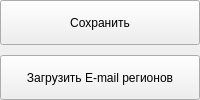
                       <widget class="QFrame" name="frame_11">
                        <property name="sizePolicy">
                         <sizepolicy hsizetype="Expanding" vsizetype="Preferred">
                          <horstretch>0</horstretch>
                          <verstretch>0</verstretch>
                         </sizepolicy>
                        </property>
                        <property name="maximumSize">
                         <size>
                          <width>600</width>
                          <height>16777215</height>
                         </size>
                        </property>
                        <property name="frameShape">
                         <enum>QFrame::NoFrame</enum>
                        </property>
                        <property name="frameShadow">
                         <enum>QFrame::Raised</enum>
                        </property>
                        <property name="lineWidth">
                         <number>0</number>
                        </property>
                        <layout class="QVBoxLayout" name="verticalLayout_29">
                         <property name="spacing">
                          <number>0</number>
                         </property>
                         <property name="leftMargin">
                          <number>0</number>
                         </property>
                         <property name="topMargin">
                          <number>0</number>
                         </property>
                         <property name="rightMargin">
                          <number>0</number>
                         </property>
                         <property name="bottomMargin">
                          <number>0</number>
                         </property>
                         <item>
                          <widget class="QPushButton" name="btn_save_emails_region">
                           <property name="sizePolicy">
                            <sizepolicy hsizetype="Expanding" vsizetype="Fixed">
                             <horstretch>0</horstretch>
                             <verstretch>0</verstretch>
                            </sizepolicy>
                           </property>
                           <property name="minimumSize">
                            <size>
                             <width>0</width>
                             <height>45</height>
                            </size>
                           </property>
                           <property name="maximumSize">
                            <size>
                             <width>16777215</width>
                             <height>16777215</height>
                            </size>
                           </property>
                           <property name="cursor">
                            <cursorShape>PointingHandCursor</cursorShape>
                           </property>
                           <property name="text">
                            <string>Сохранить</string>
                           </property>
                          </widget>
                         </item>
                         <item>
                          <widget class="QFrame" name="frame_18">
                           <property name="sizePolicy">
                            <sizepolicy hsizetype="Expanding" vsizetype="Preferred">
                             <horstretch>0</horstretch>
                             <verstretch>0</verstretch>
                            </sizepolicy>
                           </property>
                           <property name="frameShape">
                            <enum>QFrame::NoFrame</enum>
                           </property>
                           <property name="frameShadow">
                            <enum>QFrame::Raised</enum>
                           </property>
                           <property name="lineWidth">
                            <number>0</number>
                           </property>
                           <layout class="QHBoxLayout" name="horizontalLayout_20">
                            <property name="spacing">
                             <number>0</number>
                            </property>
                            <property name="leftMargin">
                             <number>0</number>
                            </property>
                            <property name="topMargin">
                             <number>10</number>
                            </property>
                            <property name="rightMargin">
                             <number>0</number>
                            </property>
                            <property name="bottomMargin">
                             <number>0</number>
                            </property>
                            <item>
                             <widget class="QPushButton" name="btn_export_regions">
                              <property name="sizePolicy">
                               <sizepolicy hsizetype="Expanding" vsizetype="Fixed">
                                <horstretch>0</horstretch>
                                <verstretch>0</verstretch>
                               </sizepolicy>
                              </property>
                              <property name="minimumSize">
                               <size>
                                <width>0</width>
                                <height>45</height>
                               </size>
                              </property>
                              <property name="cursor">
                               <cursorShape>PointingHandCursor</cursorShape>
                              </property>
                              <property name="text">
                               <string>Загрузить E-mail регионов</string>
                              </property>
                              <property name="icon">
                               <iconset resource="../../resource.qrc">
                                <normaloff>:/icons/icons/circle_.svg</normaloff>:/icons/icons/circle_.svg</iconset>
                              </property>
                             </widget>
                            </item>
                           </layout>
                          </widget>
                         </item>
                        </layout>
                       </widget>
